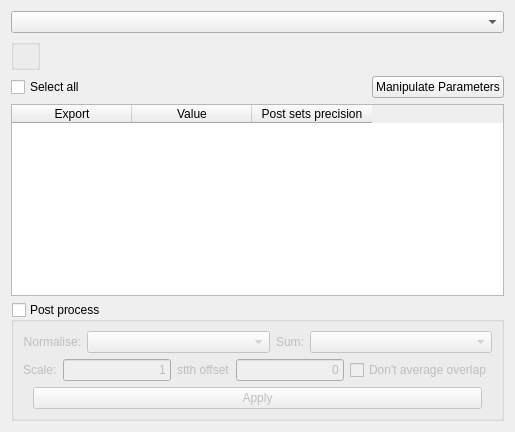
        <widget class="QWidget" name="source_tab">
         <attribute name="title">
          <string>Source</string>
         </attribute>
         <layout class="QVBoxLayout" name="verticalLayout_4">
          <item>
           <layout class="QVBoxLayout" name="sourceLayout">
            <item>
             <widget class="QComboBox" name="sourceComboBox"/>
            </item>
            <item>
             <widget class="QGroupBox" name="sourceGroupBox">
              <property name="sizePolicy">
               <sizepolicy hsizetype="Fixed" vsizetype="MinimumExpanding">
                <horstretch>0</horstretch>
                <verstretch>0</verstretch>
               </sizepolicy>
              </property>
              <property name="title">
               <string/>
              </property>
             </widget>
            </item>
           </layout>
          </item>
          <item>
           <layout class="QHBoxLayout" name="horizontalLayout_9">
            <property name="bottomMargin">
             <number>0</number>
            </property>
            <item>
             <widget class="QCheckBox" name="selectall_check">
              <property name="text">
               <string>Select all</string>
              </property>
             </widget>
            </item>
            <item>
             <spacer name="horizontalSpacer_6">
              <property name="orientation">
               <enum>Qt::Horizontal</enum>
              </property>
              <property name="sizeHint" stdset="0">
               <size>
                <width>40</width>
                <height>20</height>
               </size>
              </property>
             </spacer>
            </item>
            <item>
             <widget class="QPushButton" name="manparam_btn">
              <property name="text">
               <string>Manipulate Parameters</string>
              </property>
             </widget>
            </item>
           </layout>
          </item>
          <item>
           <widget class="QTableWidget" name="prm_table">
            <property name="editTriggers">
             <set>QAbstractItemView::CurrentChanged</set>
            </property>
            <property name="tabKeyNavigation">
             <bool>false</bool>
            </property>
            <property name="showDropIndicator" stdset="0">
             <bool>false</bool>
            </property>
            <property name="sortingEnabled">
             <bool>false</bool>
            </property>
            <property name="cornerButtonEnabled">
             <bool>true</bool>
            </property>
            <attribute name="horizontalHeaderDefaultSectionSize">
             <number>120</number>
            </attribute>
            <attribute name="verticalHeaderDefaultSectionSize">
             <number>19</number>
            </attribute>
            <column>
             <property name="text">
              <string>Export</string>
             </property>
            </column>
            <column>
             <property name="text">
              <string>Value</string>
             </property>
            </column>
            <column>
             <property name="text">
              <string>Post sets precision</string>
             </property>
            </column>
           </widget>
          </item>
          <item>
           <widget class="QGroupBox" name="postprocessGroupBox">
            <property name="sizePolicy">
             <sizepolicy hsizetype="Preferred" vsizetype="Minimum">
              <horstretch>0</horstretch>
              <verstretch>0</verstretch>
             </sizepolicy>
            </property>
            <property name="title">
             <string>Post process</string>
            </property>
            <property name="checkable">
             <bool>true</bool>
            </property>
            <property name="checked">
             <bool>false</bool>
            </property>
            <layout class="QVBoxLayout" name="verticalLayout_7">
             <item>
              <layout class="QHBoxLayout" name="horizontalLayout_10">
               <property name="topMargin">
                <number>0</number>
               </property>
               <item>
                <widget class="QLabel" name="label_9">
                 <property name="sizePolicy">
                  <sizepolicy hsizetype="Preferred" vsizetype="Preferred">
                   <horstretch>0</horstretch>
                   <verstretch>0</verstretch>
                  </sizepolicy>
                 </property>
                 <property name="text">
                  <string>Normalise:</string>
                 </property>
                 <property name="alignment">
                  <set>Qt::AlignRight|Qt::AlignTrailing|Qt::AlignVCenter</set>
                 </property>
                </widget>
               </item>
               <item>
                <widget class="QComboBox" name="normalise_combo">
                 <property name="sizePolicy">
                  <sizepolicy hsizetype="MinimumExpanding" vsizetype="Fixed">
                   <horstretch>0</horstretch>
                   <verstretch>0</verstretch>
                  </sizepolicy>
                 </property>
                 <property name="minimumSize">
                  <size>
                   <width>40</width>
                   <height>0</height>
                  </size>
                 </property>
                 <item>
                  <property name="text">
                   <string/>
                  </property>
                 </item>
                </widget>
               </item>
               <item>
                <widget class="QLabel" name="label_10">
                 <property name="sizePolicy">
                  <sizepolicy hsizetype="Fixed" vsizetype="Preferred">
                   <horstretch>0</horstretch>
                   <verstretch>0</verstretch>
                  </sizepolicy>
                 </property>
                 <property name="text">
                  <string>Sum:</string>
                 </property>
                 <property name="alignment">
                  <set>Qt::AlignRight|Qt::AlignTrailing|Qt::AlignVCenter</set>
                 </property>
                </widget>
               </item>
               <item>
                <widget class="QComboBox" name="sum_combo">
                 <property name="sizePolicy">
                  <sizepolicy hsizetype="MinimumExpanding" vsizetype="Fixed">
                   <horstretch>0</horstretch>
                   <verstretch>0</verstretch>
                  </sizepolicy>
                 </property>
                 <property name="minimumSize">
                  <size>
                   <width>50</width>
                   <height>0</height>
                  </size>
                 </property>
                 <item>
                  <property name="text">
                   <string/>
                  </property>
                 </item>
                </widget>
               </item>
              </layout>
             </item>
             <item>
              <layout class="QHBoxLayout" name="horizontalLayout_11">
               <property name="topMargin">
                <number>0</number>
               </property>
               <item>
                <widget class="QLabel" name="label_11">
                 <property name="text">
                  <string>Scale:</string>
                 </property>
                </widget>
               </item>
               <item>
                <widget class="QLineEdit" name="scale_edit">
                 <property name="sizePolicy">
                  <sizepolicy hsizetype="Preferred" vsizetype="Fixed">
                   <horstretch>0</horstretch>
                   <verstretch>0</verstretch>
                  </sizepolicy>
                 </property>
                 <property name="text">
                  <string>1</string>
                 </property>
                 <property name="alignment">
                  <set>Qt::AlignRight|Qt::AlignTrailing|Qt::AlignVCenter</set>
                 </property>
                </widget>
               </item>
               <item>
                <widget class="QLabel" name="label_13">
                 <property name="text">
                  <string>stth offset</string>
                 </property>
                </widget>
               </item>
               <item>
                <widget class="QLineEdit" name="stthoffset_edit">
                 <property name="sizePolicy">
                  <sizepolicy hsizetype="Preferred" vsizetype="Fixed">
                   <horstretch>0</horstretch>
                   <verstretch>0</verstretch>
                  </sizepolicy>
                 </property>
                 <property name="text">
                  <string>0</string>
                 </property>
                 <property name="alignment">
                  <set>Qt::AlignRight|Qt::AlignTrailing|Qt::AlignVCenter</set>
                 </property>
                </widget>
               </item>
               <item>
                <widget class="QCheckBox" name="justsum_check">
                 <property name="text">
                  <string>Don't average overlap</string>
                 </property>
                </widget>
               </item>
              </layout>
             </item>
             <item>
              <layout class="QHBoxLayout" name="horizontalLayout_12">
               <property name="topMargin">
                <number>0</number>
               </property>
               <item>
                <spacer name="horizontalSpacer_4">
                 <property name="orientation">
                  <enum>Qt::Horizontal</enum>
                 </property>
                 <property name="sizeType">
                  <enum>QSizePolicy::Fixed</enum>
                 </property>
                 <property name="sizeHint" stdset="0">
                  <size>
                   <width>10</width>
                   <height>20</height>
                  </size>
                 </property>
                </spacer>
               </item>
               <item>
                <widget class="QPushButton" name="postprocessapplyButton">
                 <property name="text">
                  <string>Apply</string>
                 </property>
                </widget>
               </item>
               <item>
                <spacer name="horizontalSpacer_3">
                 <property name="orientation">
                  <enum>Qt::Horizontal</enum>
                 </property>
                 <property name="sizeType">
                  <enum>QSizePolicy::Fixed</enum>
                 </property>
                 <property name="sizeHint" stdset="0">
                  <size>
                   <width>10</width>
                   <height>20</height>
                  </size>
                 </property>
                </spacer>
               </item>
              </layout>
             </item>
            </layout>
           </widget>
          </item>
         </layout>
        </widget>
